Frame 1 (no input): blank canvas, image omitted
Frame 60 (the mouse pressed at the canvas centre just before this capture): blank canvas, image omitted
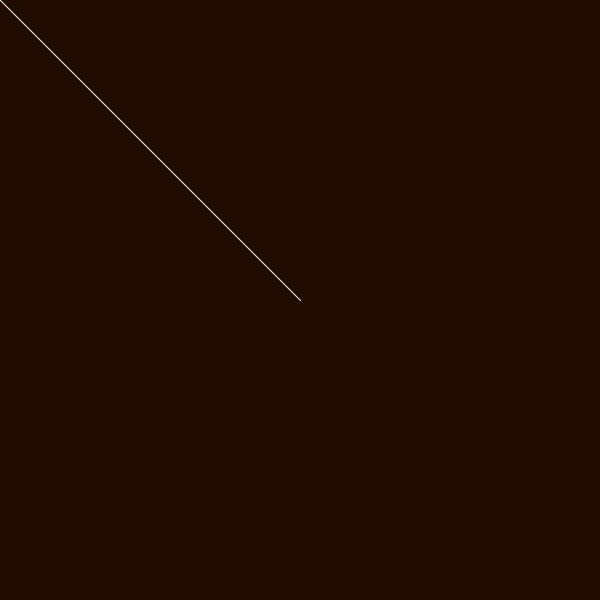
Frame 120 (the mouse held since frame 60 and released just before this capture)

The Processing sketch whose frames 1 and 60 were blank and that drew this single picture after the mouse press (run headless with seeded random() and noise(); from frame 60 on, the mouse is pressed at the canvas centre):

// Processing sketch: processing_35145
// ── processing_35145.pde


void setup(){
  background (33,13,1);
size (600, 600);
}
void draw(){
  stroke(255,252,252);
line  (pmouseX, pmouseY, mouseX, mouseY);fill(255,252,252);

}

                
                
